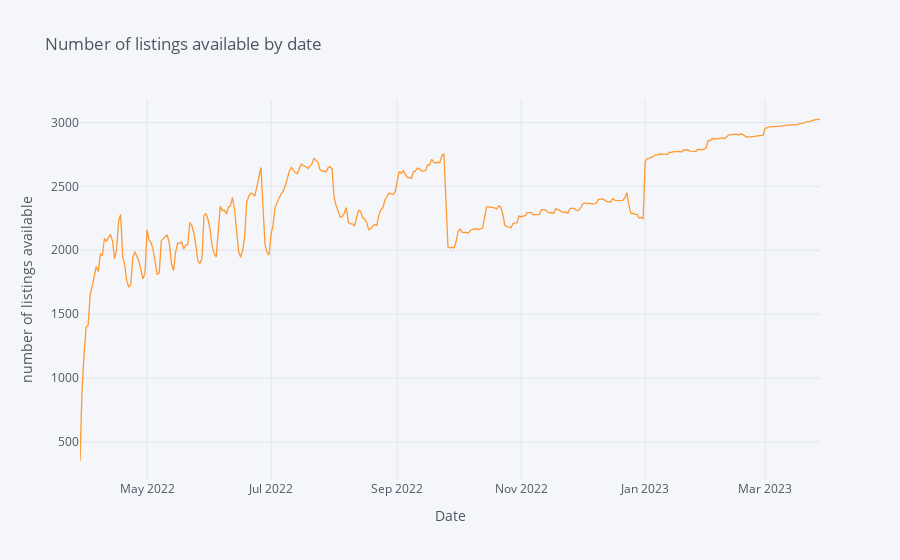

Notebook cell for this chart:
### Code cell
sum_available1.iplot(y='available',mode = 'lines', xTitle = 'Date', yTitle = 'number of listings available',\
                    text = 'weekday', title = 'Number of listings available by date')

### Figure 1 — Plotly figure (JSON) as saved in the notebook; plotly's stock layout.template omitted (floating-point values rounded to 4 significant figures; data arrays with more than 128 entries replaced by an {"elided": "..."} marker saying what was removed)
{"data": [{"line": {"color": "rgba(255, 153, 51, 1.0)", "dash": "solid", "shape": "linear", "width": 1.3}, "mode": "lines", "name": "available", "text": {"elided": "365 int values"}, "type": "scatter", "x": {"elided": "365 str values"}, "y": {"elided": "365 int values"}}], "layout": {"legend": {"bgcolor": "#F5F6F9", "font": {"color": "#4D5663"}}, "paper_bgcolor": "#F5F6F9", "plot_bgcolor": "#F5F6F9", "title": {"font": {"color": "#4D5663"}, "text": "Number of listings available by date"}, "xaxis": {"gridcolor": "#E1E5ED", "showgrid": true, "tickfont": {"color": "#4D5663"}, "title": {"font": {"color": "#4D5663"}, "text": "Date"}, "zerolinecolor": "#E1E5ED"}, "yaxis": {"gridcolor": "#E1E5ED", "showgrid": true, "tickfont": {"color": "#4D5663"}, "title": {"font": {"color": "#4D5663"}, "text": "number of listings available"}, "zerolinecolor": "#E1E5ED"}}}
